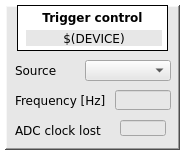
<?xml version="1.0" encoding="UTF-8"?>
<ui version="4.0">
 <class>MainWindow</class>
 <widget class="QMainWindow" name="MainWindow">
  <property name="geometry">
   <rect>
    <x>0</x>
    <y>0</y>
    <width>185</width>
    <height>155</height>
   </rect>
  </property>
  <property name="font">
   <font>
    <family>DejaVu Sans</family>
   </font>
  </property>
  <property name="windowTitle">
   <string>$(MODULE)</string>
  </property>
  <property name="styleSheet">
   <string notr="true">background-color: rgb(255, 255, 255);</string>
  </property>
  <property name="Title" stdset="0">
   <string>$(DEVICE): trigger</string>
  </property>
  <widget class="QWidget" name="centralwidget">
   <widget class="caFrame" name="caframe_6">
    <property name="geometry">
     <rect>
      <x>5</x>
      <y>5</y>
      <width>175</width>
      <height>145</height>
     </rect>
    </property>
    <property name="font">
     <font>
      <family>DejaVu Sans</family>
     </font>
    </property>
    <property name="styleSheet">
     <string notr="true">background-color: rgb(231, 231, 231);</string>
    </property>
    <property name="frameShape">
     <enum>QFrame::WinPanel</enum>
    </property>
    <property name="frameShadow">
     <enum>QFrame::Raised</enum>
    </property>
    <property name="lineWidth">
     <number>1</number>
    </property>
    <property name="midLineWidth">
     <number>1</number>
    </property>
    <property name="background">
     <color>
      <red>0</red>
      <green>0</green>
      <blue>0</blue>
     </color>
    </property>
    <property name="backgroundMode">
     <enum>caFrame::Filled</enum>
    </property>
    <widget class="QLabel" name="label_31">
     <property name="geometry">
      <rect>
       <x>12</x>
       <y>0</y>
       <width>151</width>
       <height>46</height>
      </rect>
     </property>
     <property name="font">
      <font>
       <family>DejaVu Sans</family>
       <weight>75</weight>
       <bold>true</bold>
      </font>
     </property>
     <property name="styleSheet">
      <string notr="true">background-color: rgb(255, 255, 255);</string>
     </property>
     <property name="frameShape">
      <enum>QFrame::Box</enum>
     </property>
     <property name="text">
      <string>Trigger control</string>
     </property>
     <property name="alignment">
      <set>Qt::AlignHCenter|Qt::AlignTop</set>
     </property>
    </widget>
    <widget class="caLabel" name="calabel_2">
     <property name="geometry">
      <rect>
       <x>21</x>
       <y>25</y>
       <width>136</width>
       <height>16</height>
      </rect>
     </property>
     <property name="font">
      <font>
       <family>DejaVu Sans</family>
       <pointsize>9</pointsize>
      </font>
     </property>
     <property name="text">
      <string>$(DEVICE)</string>
     </property>
     <property name="alignment">
      <set>Qt::AlignCenter</set>
     </property>
     <property name="background">
      <color>
       <red>255</red>
       <green>255</green>
       <blue>255</blue>
      </color>
     </property>
    </widget>
    <widget class="QLabel" name="label_50">
     <property name="geometry">
      <rect>
       <x>10</x>
       <y>55</y>
       <width>56</width>
       <height>20</height>
      </rect>
     </property>
     <property name="font">
      <font>
       <family>DejaVu Sans</family>
       <pointsize>9</pointsize>
      </font>
     </property>
     <property name="text">
      <string>Source</string>
     </property>
     <property name="alignment">
      <set>Qt::AlignLeading|Qt::AlignLeft|Qt::AlignVCenter</set>
     </property>
    </widget>
    <widget class="caTextEntry" name="catextentry">
     <property name="geometry">
      <rect>
       <x>110</x>
       <y>85</y>
       <width>56</width>
       <height>20</height>
      </rect>
     </property>
     <property name="font">
      <font>
       <family>Monospace</family>
       <pointsize>9</pointsize>
       <stylestrategy>PreferDefault</stylestrategy>
      </font>
     </property>
     <property name="alignment">
      <set>Qt::AlignRight|Qt::AlignTrailing|Qt::AlignVCenter</set>
     </property>
     <property name="channel" stdset="0">
      <string notr="true">$(DEVICE):tcm:trig:freq</string>
     </property>
     <property name="foreground">
      <color>
       <red>170</red>
       <green>0</green>
       <blue>0</blue>
      </color>
     </property>
     <property name="background">
      <color>
       <red>255</red>
       <green>255</green>
       <blue>127</blue>
      </color>
     </property>
     <property name="colorMode">
      <enum>caLineEdit::Static</enum>
     </property>
     <property name="precision">
      <number>4</number>
     </property>
     <property name="precisionMode">
      <enum>caLineEdit::User</enum>
     </property>
     <property name="limitsMode">
      <enum>caLineEdit::Channel</enum>
     </property>
     <property name="maxValue">
      <double>600.000000000000000</double>
     </property>
     <property name="minValue">
      <double>10.000000000000000</double>
     </property>
    </widget>
    <widget class="QLabel" name="label_51">
     <property name="geometry">
      <rect>
       <x>10</x>
       <y>85</y>
       <width>96</width>
       <height>20</height>
      </rect>
     </property>
     <property name="font">
      <font>
       <family>DejaVu Sans</family>
       <pointsize>9</pointsize>
      </font>
     </property>
     <property name="text">
      <string>Frequency [Hz]</string>
     </property>
     <property name="alignment">
      <set>Qt::AlignLeading|Qt::AlignLeft|Qt::AlignVCenter</set>
     </property>
    </widget>
    <widget class="caMenu" name="trig_source">
     <property name="geometry">
      <rect>
       <x>80</x>
       <y>55</y>
       <width>86</width>
       <height>21</height>
      </rect>
     </property>
     <property name="font">
      <font>
       <family>DejaVu Sans</family>
       <pointsize>9</pointsize>
      </font>
     </property>
     <property name="styleSheet">
      <string notr="true">selection-color: rgb(0, 0, 0);
color: rgb(0, 0, 0);</string>
     </property>
     <property name="maxVisibleItems">
      <number>3</number>
     </property>
     <property name="maxCount">
      <number>3</number>
     </property>
     <property name="channel" stdset="0">
      <string notr="true">$(DEVICE):tcm:trig:source</string>
     </property>
     <property name="colorMode">
      <enum>caMenu::Default</enum>
     </property>
     <property name="background">
      <color>
       <red>255</red>
       <green>255</green>
       <blue>255</blue>
      </color>
     </property>
     <property name="labelDisplay">
      <bool>false</bool>
     </property>
    </widget>
    <widget class="QLabel" name="label_52">
     <property name="geometry">
      <rect>
       <x>10</x>
       <y>115</y>
       <width>91</width>
       <height>20</height>
      </rect>
     </property>
     <property name="font">
      <font>
       <family>DejaVu Sans</family>
       <pointsize>9</pointsize>
      </font>
     </property>
     <property name="text">
      <string>ADC clock lost</string>
     </property>
     <property name="alignment">
      <set>Qt::AlignLeading|Qt::AlignLeft|Qt::AlignVCenter</set>
     </property>
    </widget>
    <widget class="caLineEdit" name="calineedit">
     <property name="geometry">
      <rect>
       <x>115</x>
       <y>115</y>
       <width>46</width>
       <height>16</height>
      </rect>
     </property>
     <property name="channel" stdset="0">
      <string notr="true">$(DEVICE):tcm:hk:adc_clk_lost</string>
     </property>
    </widget>
   </widget>
  </widget>
 </widget>
 <customwidgets>
  <customwidget>
   <class>caMenu</class>
   <extends>QComboBox</extends>
   <header>caMenu</header>
  </customwidget>
  <customwidget>
   <class>caTextEntry</class>
   <extends>caLineEdit</extends>
   <header>caTextEntry</header>
  </customwidget>
  <customwidget>
   <class>caFrame</class>
   <extends>QFrame</extends>
   <header>caFrame</header>
   <container>1</container>
  </customwidget>
  <customwidget>
   <class>caLabel</class>
   <extends>QLabel</extends>
   <header>caLabel</header>
  </customwidget>
  <customwidget>
   <class>caLineEdit</class>
   <extends>QLineEdit</extends>
   <header>caLineEdit</header>
  </customwidget>
 </customwidgets>
 <resources/>
 <connections/>
 <designerdata>
  <property name="gridDeltaX">
   <number>5</number>
  </property>
  <property name="gridDeltaY">
   <number>5</number>
  </property>
  <property name="gridSnapX">
   <bool>true</bool>
  </property>
  <property name="gridSnapY">
   <bool>true</bool>
  </property>
  <property name="gridVisible">
   <bool>true</bool>
  </property>
 </designerdata>
</ui>
